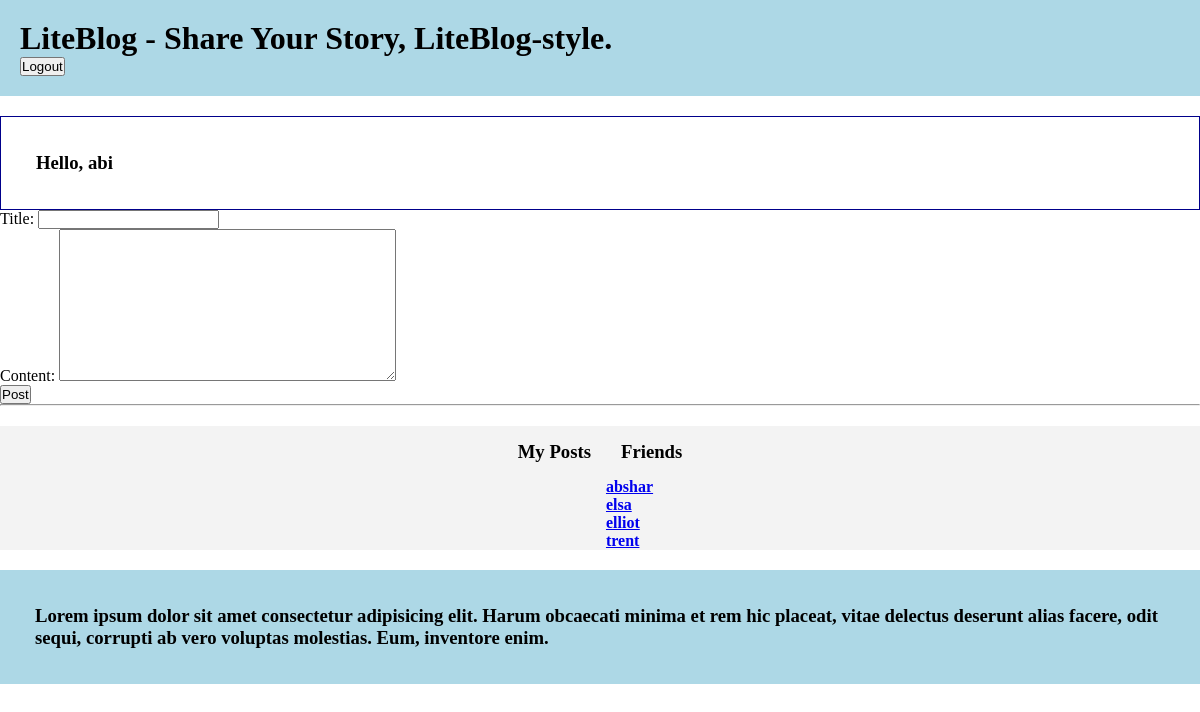
The app's page / (signed in) with its own data.
### blog_user/models.py (models this page shows, shortened)
class Profile(models.Model):
    user = models.OneToOneField(User, on_delete=models.CASCADE)
    username = models.CharField(max_length=50,blank=True,null=True)
    email = models.EmailField(max_length=50,blank=True,null=True)
    bio = models.TextField(max_length=200, blank=True,null=True)
    location = models.CharField(max_length=100,blank=True,null=True)

### blog_user/views.py (the view)
# urls.py: path('',views.home,name='home'),
@login_required(login_url='login')
def home(request):
    form = PostForm
    if request.method == 'POST':
        form = PostForm(request.POST)
        if form.is_valid():
            post = form.save(commit=False) #add user to profile model
            post.author = request.user
            post.save()
    user_posts = Post.objects.filter(author=request.user)
    all_users = Profile.objects.all()
    context = {'form':form,'posts':user_posts,'all_users':all_users}
    return render(request,'blog_user/home.html',context)

### blog_user/templates/blog_user/home.html (shortened to what this page needs)
{% extends 'blog_user/base.html' %}
{% block content %}
<div class="content">
    <h3>Hello, {{request.user}}</h3>
</div>
<div class="add-post">
    <form method="post">
        {{form.as_p}}
        <button type="submit">Post</button>
    </form>
</div>
<hr>
<div class="container">
    <div>
        <h3>My Posts</h3>
    </div>
    <div>
        <h3>Friends</h3>
        {% for friend in all_users %}
            <h4><a href="{% url 'friend' friend.id %}">{{friend.username}}</a></h4>
        {% endfor %}
    </div>
</div>
{% endblock %}

### blog_user/templates/blog_user/base.html (style rules this page uses)
* { margin: 0; padding: 0; box-sizing: border-box; }

### blog_user/templates/blog_user/home.html (style rules this page uses)
.content { padding: 20px; border: 1px solid darkblue; }
.container { display: flex; justify-content: center; margin-top: 20px; background-color: rgb(243, 243, 243); }
h3 { margin: 15px; }

### records on screen
Profile: username "abshar"
Profile: username "elsa"
Profile: username "elliot"
Profile: username "trent"

### other values on screen
{{ request.user }} "abi"
